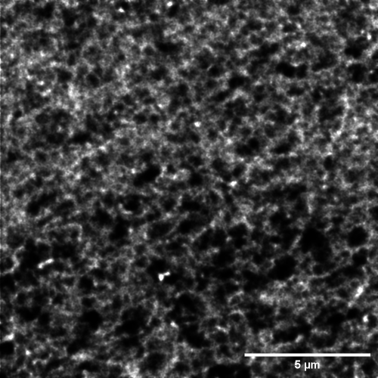
#> input picture 1carr-96etoh-alexa-sted-decon.tif, 378 x 378 px
$ python -i preprocessing.py   (imports and definitions only)
#> lines starting #> are read from the running program, lines starting #| are printed output that depends on the picture; after the words box and inside, x2 and y2 are one past the last pixel; in counts of white or black regions, pixels touching at a corner belong together
from skimage import io, morphology, filters
from skimage.color import rgb2gray, rgba2rgb
from skimage.morphology import label
from skimage.segmentation import clear_border
from math import ceil
import numpy as np
import cv2
# plt.rcParams['image.cmap'] = 'gray'

def biasField(I,mask):
    (rows,cols) = I.shape
    r, c = np.meshgrid(list(range(rows)), list(range(cols)))
    rMsk = r[mask].flatten()
    cMsk = c[mask].flatten()
    VanderMondeMsk = np.array([rMsk*0+1, rMsk, cMsk, rMsk**2, rMsk*cMsk, cMsk**2]).T
    ValsMsk = I[mask].flatten()
    coeff, residuals, rank, singularValues = np.linalg.lstsq(VanderMondeMsk, ValsMsk, rcond=-1)
    VanderMonde = np.array([r*0+1, r, c, r**2, r*c, c**2]).T
    J = np.dot(VanderMonde, coeff) # @ operator is a python 3.5 feature!
    J = J.reshape((rows,cols)).T
    return(J)

def preprocess(image, threshold):
    # Noise reduction by median filtering
    dskelm = morphology.disk(1)
    imFilt = filters.median(image, dskelm)

    # Thresholding
    tProteins = threshold if threshold != None else filters.threshold_otsu(imFilt)
    proteins = imFilt > tProteins

    # Bias correction
    B = biasField(imFilt, proteins)
    imBias = imFilt - B + B.mean()

    # Finding new threshold
    tProteinsBias = threshold if threshold != None else filters.threshold_otsu(imBias)
    proteinsBias = imBias > tProteinsBias

    # Clearing borders
    clearProteinsBias = clear_border(proteinsBias)

    # Labelling
    labels = label(clearProteinsBias)
    return labels


def process_image(path, threshold=None):
    # Image readin
    im = rgb2gray(rgba2rgb(io.imread(path)))
    return preprocess(im, threshold)


def process_video(path, threshold=None, skip_size=1):
#> called with path = '1carr-96etoh-alexa-sted-decon.tif', skip_size = 1
    video = cv2.VideoCapture(path)

    length = int(video.get(cv2.CAP_PROP_FRAME_COUNT))
    height = int(video.get(cv2.CAP_PROP_FRAME_HEIGHT))
    width = int(video.get(cv2.CAP_PROP_FRAME_WIDTH))

    frames = np.zeros(shape=(ceil(length / skip_size), height, width), dtype=np.uint8)
    frame_count = 0

    while True:
        ret, frame = video.read()
#> frame is the input picture: shape (378, 378, 3); min 0, max 255, mean 56.5

        if not ret:
            break

        if frame_count % skip_size == 0:
            im = rgb2gray(frame)
            im = preprocess(im, threshold)
#> in preprocess, `tProteins = threshold if threshold != None else filters.threshold_otsu..`: tProteins = 0.264
#> in preprocess, `proteins = imFilt > tProteins`:
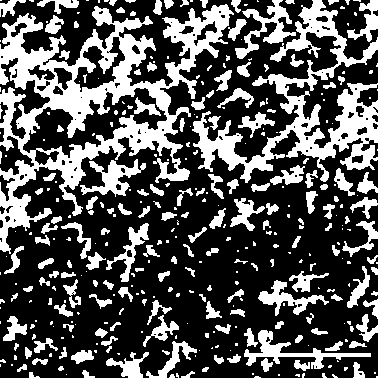
#> proteins: shape (378, 378) bool; 32.9% white; 363 white regions (199 under 20 px), largest, box (x1, y1, x2, y2) and area: (0, 4, 234, 254) 16722, (192, 0, 378, 183) 8826, (244, 330, 371, 369) 1141
#> in biasField, `coeff, residuals, rank, singularValues = np.linalg.lstsq(VanderMondeMs..`: coeff = [0.44, -0.0003, -0.000426, 5.69e-07, 7.69e-07, 8.31e-07]; residuals = [706.1]; rank = 6; singularValues = [18129991.4, 8823131.4, 2573807.4, 13569.1, 6318.1, 47.54]
#> in biasField, `J = np.dot(VanderMonde, coeff)`:
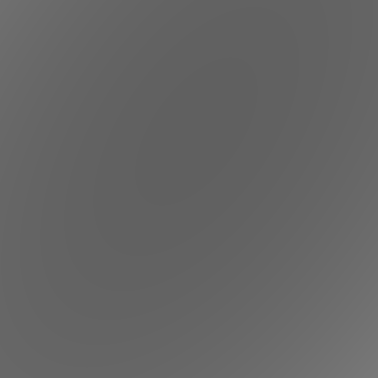
#> J: shape (378, 378) float64; min 0.378, max 0.474, mean 0.397
#> in preprocess, `tProteinsBias = threshold if threshold != None else filters.threshold_..`: tProteinsBias = 0.26
#> in preprocess, `proteinsBias = imBias > tProteinsBias`:
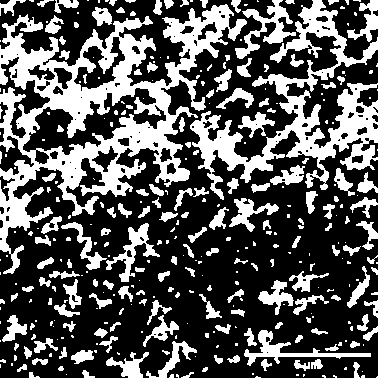
#> proteinsBias: shape (378, 378) bool; 34.2% white; 351 white regions (190 under 20 px), largest, box (x1, y1, x2, y2) and area: (0, 4, 247, 274) 19204, (190, 0, 378, 200) 9634, (235, 0, 296, 59) 1128
#> in preprocess, `clearProteinsBias = clear_border(proteinsBias)`:
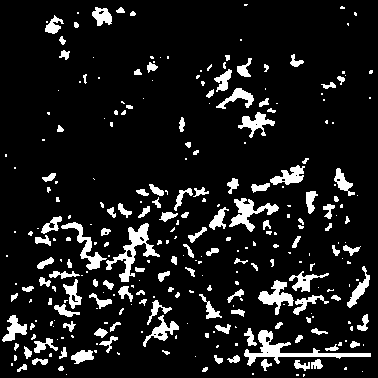
#> clearProteinsBias: shape (378, 378) bool; 10.7% white; 289 white regions (159 under 20 px), largest, box (x1, y1, x2, y2) and area: (244, 330, 371, 366) 975, (106, 223, 160, 282) 843, (229, 198, 279, 232) 601
#> in preprocess, `labels = label(clearProteinsBias)`:
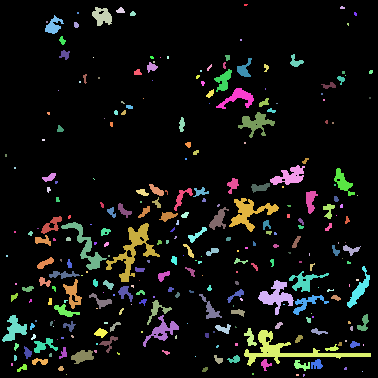
#> labels: shape (378, 378) int32; 290 distinct labels, from 0 to 289; one colour per label, 0 black
#> (the run stopped early here; a loop or call above may not have finished)
